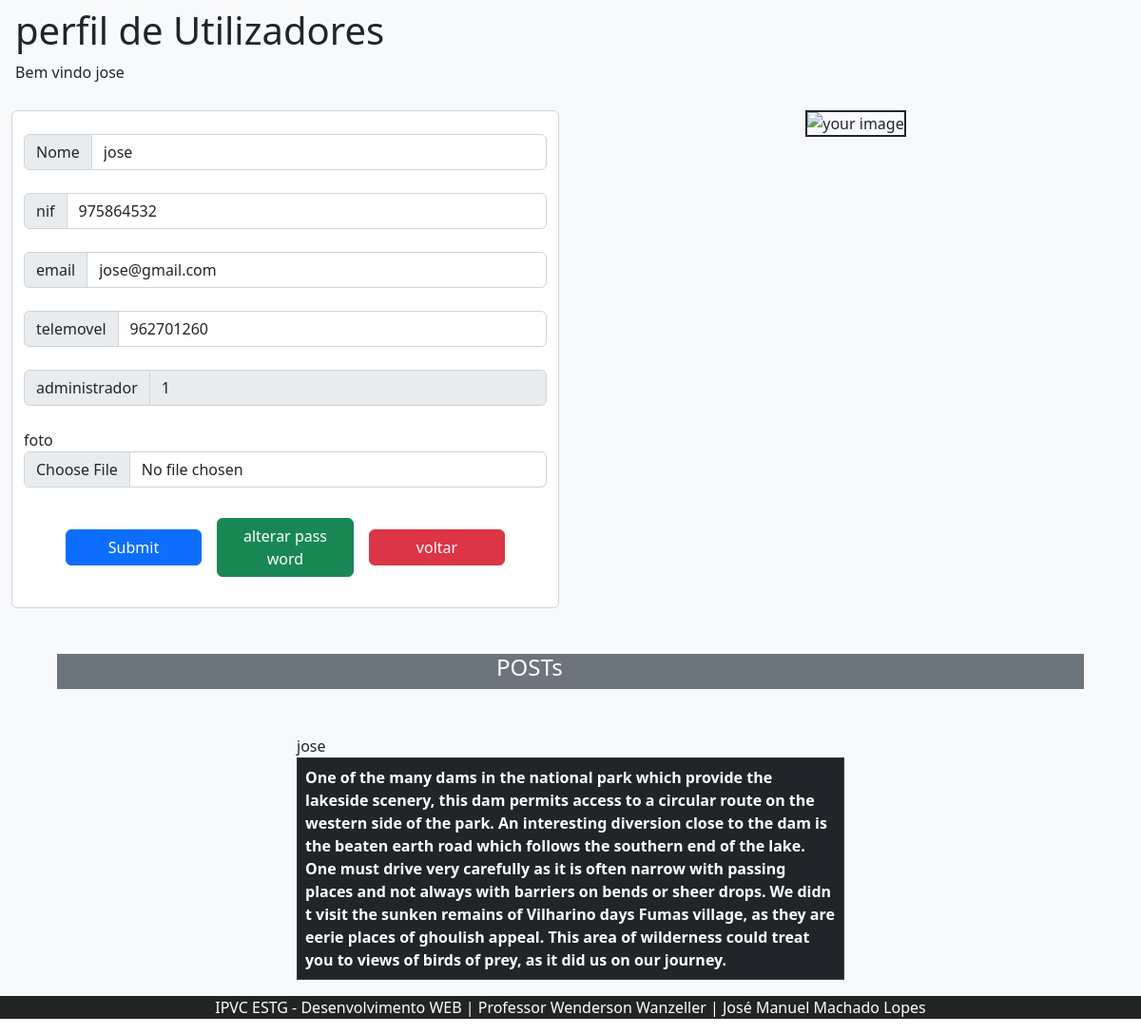
Screenshot of /pages/client/perfil/perfil.php (signed in) with the database file from the repository.
### tables this page shows
CREATE TABLE utilizadores(
        id INTEGER PRIMARY KEY,
        nome CHAR,  
        nif CHAR,  
        email CHAR NOT NULL, 
        telemovel   INTEGER,
        foto CHAR NULL, 
        administrador CHAR, 
        dono CHAR,
        pass_word CHAR NOT NULL
    );

CREATE TABLE posts(
            id INTEGER PRIMARY KEY,
            utilizador int,  
            texto char
        );

### src/utils/auxiliadores.php (called while the page is built, shortened)
<?php
    include_once __DIR__.'/../../database/connections/repositorio.php';
    include_once __DIR__.'/../../database/connections/request_cont.php';
function autenticado(){
    return isset($_SESSION['id']) ? true : false;
}
function utilizador(){
    if(autenticado()){
        return utilizador_data($_SESSION['id']);
    }else{
        return false;
    }
}
function utilizadorId(){
    if(autenticado()){
        return  $_SESSION['id'];
    }else{
        return false;
    }
}
function get_post_byuser($id){
    return get_byuser($id);
}
function admin(){
    $utilizador =  utilizador();
    return $utilizador['administrador'] ? true : false;
}

### database/connections/repositorio.php (called while the page is built, shortened)
<?php
    function utilizador_data($id){
        $get = $GLOBALS['pdo']->prepare('SELECT*FROM utilizadores WHERE id = ?;');
        $get->bindValue(1, $id, PDO::PARAM_INT);
        $get->execute();
        return $get->fetch();
    }

### database/connections/request_cont.php (called while the page is built, shortened)
<?php
    function  get_byuser($id){
        $sql = 'SELECT*FROM posts WHERE utilizador = :utilizador ';
        $get =$GLOBALS['pdo']->prepare($sql);
        $get->execute([':utilizador' => $id]);
        $post = [];
        while($lista  = $get->fetch()){
            $post[] = $lista;
        }
        return $post;
    }

### pages/client/perfil/perfil.php (the view, shortened to what this page needs)
<?php
    include_once __DIR__ . '/../../../pages/client/templates/header.php';
    include_once __DIR__ . '/../../../src/utils/auxiliadores.php';
    $session_id = utilizadorId();
    $user_pots = get_post_byuser($session_id);
?>
<link href="https://cdn.jsdelivr.net/npm/bootstrap@5.2.3/dist/css/bootstrap.min.css" rel="stylesheet">
<body >
    <div class="container-fluid bg-light">
    <div class="pt-1 ">
    <div class="p-1 mb-2 ">
      <h1>perfil de Utilizadores</h1>
      <p>Bem vindo <?php echo $utilizador['nome'] ?></p>
    </div>
    <main>
        <section class="row">
            <div class="col-6">
            <form enctype="multipart/form-data" runat="server"  action="/src/controller/admin/contr_utilizador.php" method="post"  class="form-control py-4">
                <div class="input-group mb-4">
                    <span class="input-group-text">Nome</span>
                    <input type="text" class="form-control" name="nome" placeholder="nome" maxlength="100" size="100" value="<?= isset($_REQUEST['nome']) ? $_REQUEST['nome'] : $utilizador['nome'] ?>" >
                </div>
                <div class="input-group mb-4">
                    <span class="input-group-text">nif </span>
                    <input type="text" class="form-control" name="nif" placeholder="nif" maxlength="100" size="100" value="<?= isset($_REQUEST['nif']) ? $_REQUEST['nif'] : $utilizador['nif'] ?>" required>
                </div>
                <div class="input-group mb-4">
                    <span class="input-group-text">email</span>
                    <input type="text" class="form-control" name="email" placeholder="email" maxlength="100" size="100" value="<?= isset($_REQUEST['email']) ? $_REQUEST['email'] : $utilizador['email'] ?>" >
                </div>
                <div class="input-group mb-4">
                    <span class="input-group-text">telemovel</span>
                    <input type="text" class="form-control " name="telemovel" placeholder="telemovel" maxlength="100" size="100" value="<?= isset($_REQUEST['telemovel']) ? $_REQUEST['telemovel'] : $utilizador['telemovel'] ?>"required >
                </div>
                <?php if(admin()){ ?>
                    <div class="input-group mb-4">
                        <span class="input-group-text">administrador</span>
                        <input type="text" class="form-control" name="administrador" placeholder="administrador" maxlength="100" size="100" value="<?= isset($_REQUEST['administrador']) ? $_REQUEST['administrador'] : $utilizador['administrador'] ?>" disabled>
                    </div>
                <?php } ?>
                <div class=" mb-4 ">
                    <label for="imgInp" class="input-text">foto</label>
                    <input id="imgInp" accept="image/*" type="file" class="form-control" name="foto" >
                </div>
                <div class="row align-items-center justify-content-center text-center">
                    <button  type="submit" name="utilizador" value="perfil" class="col-3 m-2 btn btn-primary ">Submit</button>
                    <a   class="col-3 m-2 btn btn-success"style="text-decoration: none;  color: white;" href="./pass_word.php">alterar pass word</a>
                    <a   class="col-3 m-2 btn btn-danger"style="text-decoration: none;  color: white;" href="/index.php">voltar</a>
                </div>
            </form>
            </div>
            <div class="col-6 align-items-center justify-content-center text-center">
                <img style="border: 2px solid" id="imgp" src="<?= isset($_REQUEST['foto']) ? "/images/upload/$_REQUEST[foto]" : "/images/upload/$utilizador[foto]" ?>" class="img-rounded" alt="your image" />
            </div>
        </section>
        <section class="row bg-secondary text-white m-5">
            <div class="col-5"></div>
            <h4 class="col-4">POSTs</h4>
        </section>
        <section class="row">
            <div class="col-3"></div>
            <div class="col-6">
            <?php
                foreach($user_pots as $user_pot){
                    echo '<table class="table table-bordered">';
                    echo '<thead class="table-dark">';
                    echo '<tr>';
                    echo '<th>';
                    echo  $user_pot['texto'];
                    echo '</th>';
                    echo '</tr>';
                    echo '</table>';
                }
            ?>
            </div>
            <div class="col-3"></div>
        </section>
        </div>
</div>
<?php
    include_once __DIR__ . '/../../../pages/client/templates/rodape.php'
?>

### rows the page displays
utilizadores: nome "jose", nif "975864532", email "jose@gmail.com", telemovel "962701260", administrador "1"
posts: texto "One of the many dams in the national park which provide the lakeside scenery, this dam permits access to a circular route on the western side of the park. An interesting diversion close to the dam is the beaten earth road which follows the southern end of the lake. One must drive very carefully as it is often narrow with passing places and not always with barriers on bends or sheer drops. We didn t visit the sunken remains of Vilharino days Fumas village, as they are eerie places of ghoulish appeal. This area of wilderness could treat you to views of birds of prey, as it did us on our journey."
